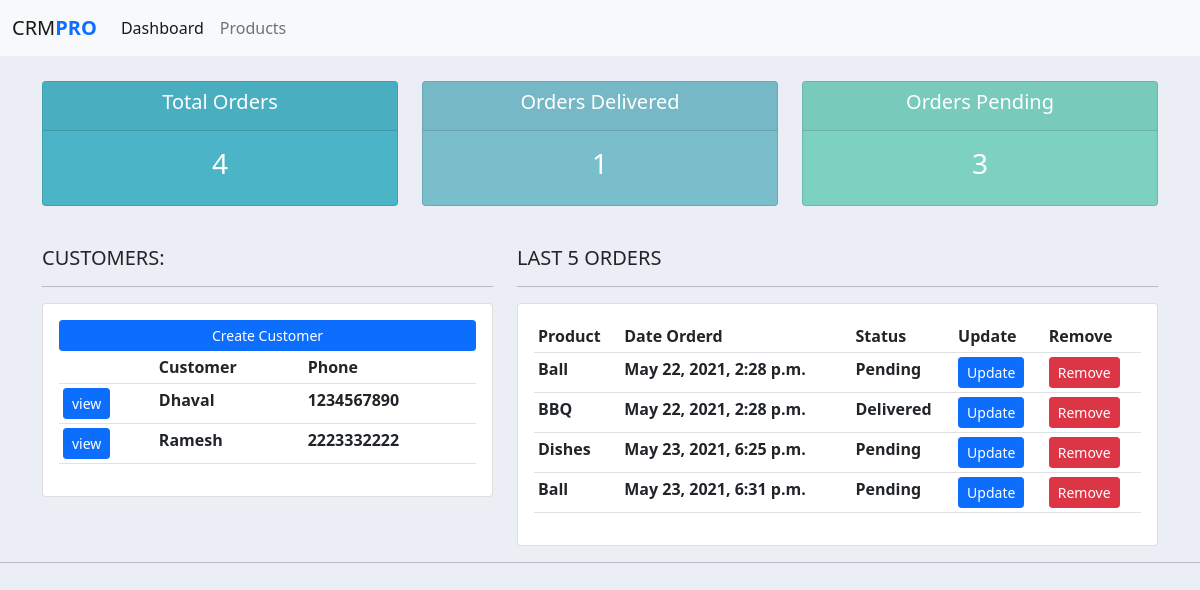
The app's page /, older data.
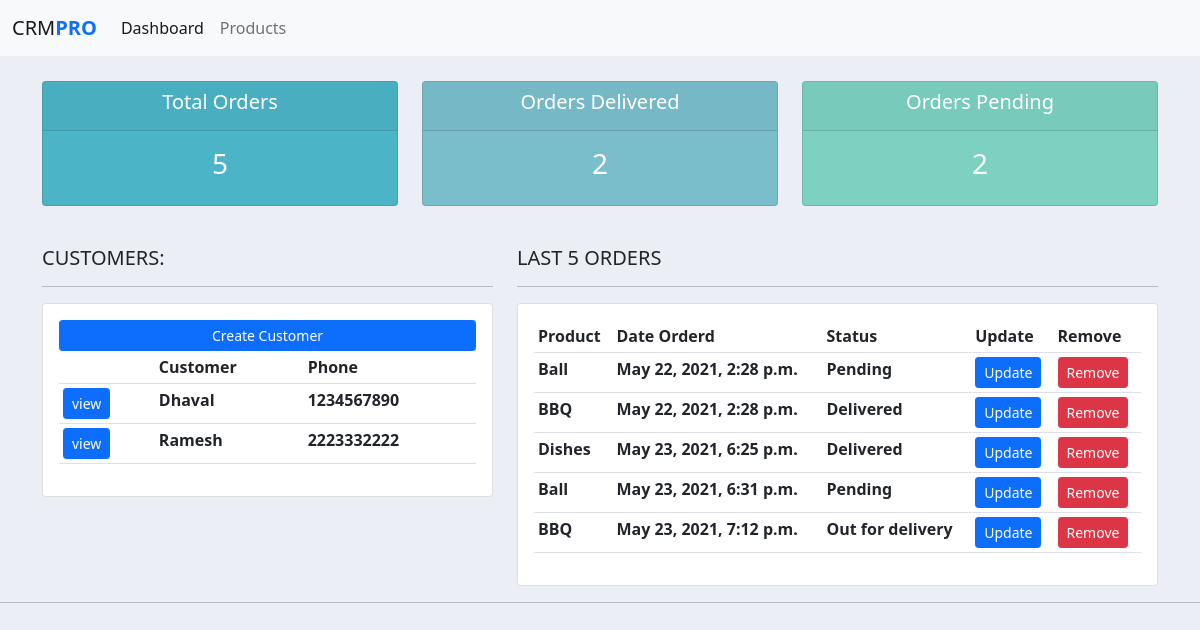
The same page, newer data.
### accounts/models.py (models this page shows, shortened)
class Customer(models.Model):
    name = models.CharField(max_length=200, null=True)
    phone = models.CharField(max_length=200, null=True)
    email = models.CharField(max_length=200, null=True)
    date_created = models.DateTimeField(auto_now_add=True, null=True)

class Order(models.Model):
    STATUS = (
        ('Pending', 'Pending'),
		('Out for delivery', 'Out for delivery'),
		('Delivered', 'Delivered'),
    )
    customer = models.ForeignKey(Customer, null=True, on_delete=models.SET_NULL)
    product = models.ForeignKey(Product, null=True, on_delete=models.SET_NULL)
    date_created = models.DateTimeField(auto_now_add=True, null=True)
    status = models.CharField(max_length=200, null=True, choices=STATUS)

class Product(models.Model):
    CATEGORY = (
		('Indoor', 'Indoor'),
		('Out Door', 'Out Door'),
	)
    name = models.CharField(max_length=200, null=True)
    price = models.FloatField(null=True)
    category = models.CharField(max_length=200, null=True, choices=CATEGORY)
    description = models.CharField(max_length=200, null=True)
    date_created = models.DateTimeField(auto_now_add=True, null=True)
    tags = models.ManyToManyField(Tag)
    def __str__(self):
        return self.name

### accounts/views.py (the view)
# urls.py: path('', views.home,name='home'),
def home(request):
    orders = Order.objects.all()
    customers = Customer.objects.all()
    total_customers = customers.count()
    total_orders = orders.count()
    delivered = orders.filter(status = 'Delivered').count
    pending = orders.filter(status = 'Pending').count
    context = {
        'customers' : customers,
        'orders' : orders,
        'total_customers' :  total_customers,
        'total_orders' : total_orders,
        'delivered' : delivered,
        'pending' :  pending,
    }
    return render(request,'accounts/dashboard.html', context)

### accounts/templates/accounts/dashboard.html
{% extends 'accounts/main.html' %}
{% block content %}
{% include 'accounts/status.html' %}
<br>
<div class="row">
	<div class="col-md-5">
		<h5>CUSTOMERS:</h5>
		<hr>
		<div class="card card-body">
			<a class="btn btn-primary  btn-sm btn-block" href="">Create Customer</a>
			<table class="table table-sm">
				<tr>
					<th></th>
					<th>Customer</th>
					<th>Phone</th>
				</tr>
				{% for i in customers %}
					<tr>
						<th><a class="btn btn-sm btn-primary" href="{% url 'customer' i.id %}">view</a></th>
						<th>{{ i.name }}</th>
						<th>{{ i.phone }}</th>
					</tr>
				{% endfor %}
			</table>
		</div>
	</div>
	<div class="col-md-7">
		<h5>LAST 5 ORDERS</h5>
		<hr>
		<div class="card card-body">
			<table class="table table-sm">
				<tr>
					<th>Product</th>
					<th>Date Orderd</th>
					<th>Status</th>
					<th>Update</th>
					<th>Remove</th>
				</tr>
				{% for i in orders %}
				<tr>
					<th>{{i.product}}</th>
					<th>{{i.date_created}}</th>
					<th>{{i.status}}</th>
					<th><a class="btn btn-sm btn-primary" href="{% url 'update_order' i.id %}">Update</a> </th>
					<th><a class="btn btn-sm btn-danger" href="{% url 'delete_order' i.id %}">Remove</a></th>
				</tr>
				{% endfor %}
			</table>
		</div>
	</div>
</div>
{% endblock %}

Row changes from the older to the newer data that the page shows:
changed Order "May 23, 2021, 6:25 p.m.": status "Pending" → "Delivered"
added Order: product "BBQ", date_created "May 23, 2021, 7:12 p.m.", status "Out for delivery"
Text that changed along with them:
{{ total_orders }}: "4" → "5"
{{ delivered }}: "1" → "2"
{{ pending }}: "3" → "2"
